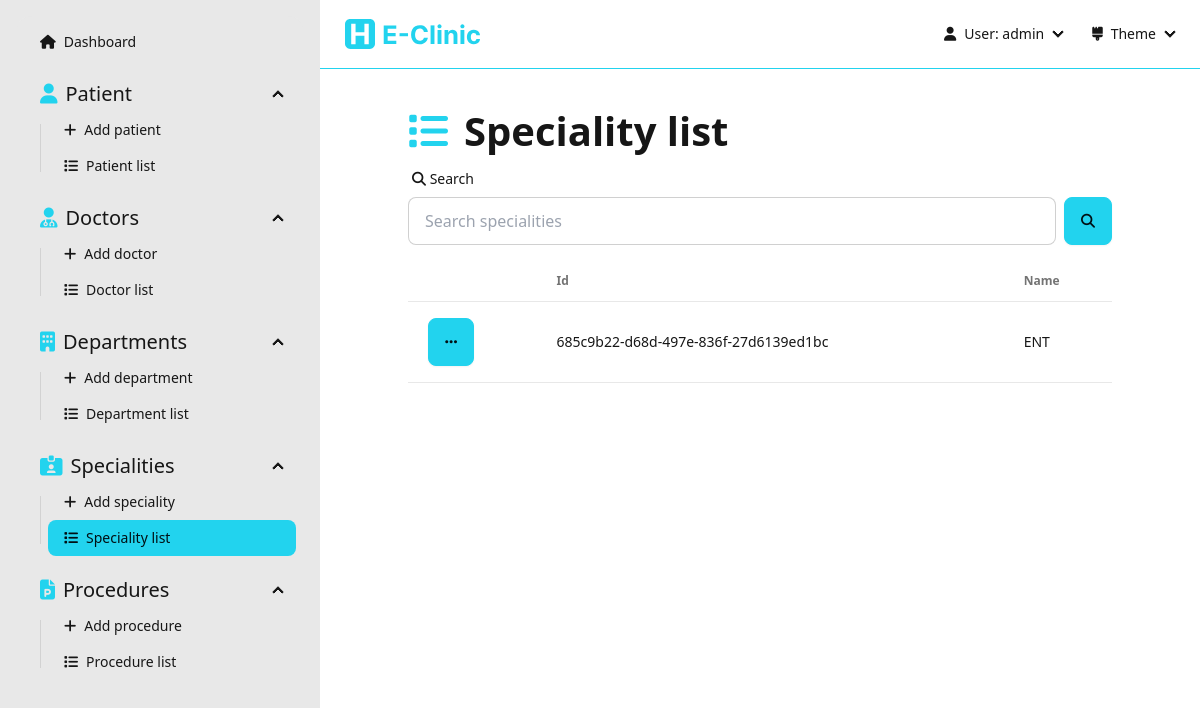
/dashboard/specialities (signed in), run on an earlier commit of the app's database.
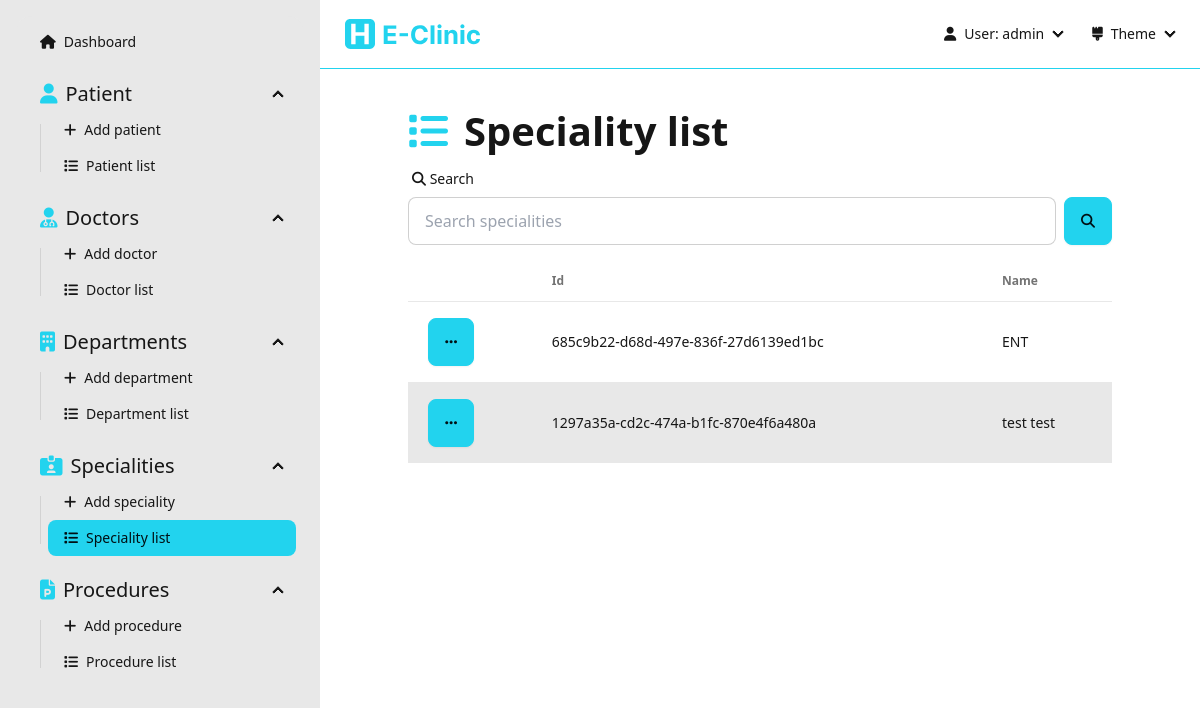
And on a later commit of the database.
### Dashboard/models.py (models this page shows)
class Speciality(models.Model):
  id = models.UUIDField(primary_key=True, default=uuid.uuid4, editable=False)
  name = models.CharField(max_length=256, null=False, unique=True)

### Dashboard/views/speciality.py (the view)
# urls.py: path('dashboard/specialities', speciality.specialityList, name='speciality-list'),
@login_required(login_url='sign-in')
def specialityList(request: HttpRequest):
  form = SearchForm(request.GET)
  specialities = []
  if form.is_valid():
    search = form.cleaned_data['search']
    specialities = Speciality.objects.filter(
      Q(name__icontains=search)
    )
  else:
    specialities = Speciality.objects.all()
  context = { 'specialities': specialities, 'form': form }
  return render(request, 'pages/speciality/speciality-list.html', context=context)

### Dashboard/forms.py
class SearchForm(forms.Form):
  search  = forms.CharField(required=False)

### Dashboard/templates/pages/speciality/speciality-list.html (shortened to what this page needs)
{% extends "layouts/dashboard.html" %}
{% load static %}
{% load widget_tweaks %}
{% block dashboard_content %}
  <div class="flex flex-1 flex-col items-center pb-[5rem]">
    <div class="flex flex-1 flex-col max-w-[90%] lg:max-w-[80%] justify-start w-full">
      <div class="text-[30pt] font-bold"><i class="fas fa-list text-primary mr-[1rem]"></i>Speciality list</div>
      <form action="" method="get" class="mb-[1rem]">
        <label class="form-control w-full">
          <div class="label">
            <span class="label-text"><i class="fas fa-search"></i> Search</span>
          </div>
          <div class="flex">
            {% render_field form.search placeholder="Search specialities" type="text" class+="input input-bordered w-full" %}
            <button class="btn btn-primary ml-[0.5rem]"><i class="fas fa-search"></i></button>
          </div>
        </label>
      </form>
      {% if specialities.count > 0 %}
      <div class="overflow-x-auto flex-1 flex items-start">
        <table class="table table-pin-rows table-pin-cols table-zebra">
          <thead>
            <tr>
              <td></td>
              <td>Id</td>
              <td>Name</td>
            </tr>
          </thead>
          <tbody>
            {% for speciality in specialities %}
              <tr>
                <td>
                  <div class="dropdown">
                    <div tabindex="0" role="button" class="btn btn-primary m-1"><i class="fas fa-ellipsis"></i></div>
                  </div>
                </td>
                <td>{{speciality.id}}</td>
                <td>{{speciality.name}}</td>
              </tr>
            {% endfor %}
          </tbody>
        </table>
      </div>
      {% else %}
        <div class="flex flex-1 flex-col justify-center items-center h-full w-full">
          <img class="h-[30%]" src="{% static "assets/empty-list.svg" %}" alt="empty-list">
          <div class="text-[20pt]">The list is empty</div>
        </div>
      {% endif %}
    </div>
  </div>
{% endblock dashboard_content %}

What changed in the data, as far as the page shows it:
added Speciality: id "1297a35a-cd2c-474a-b1fc-870e4f6a480a", name "test test"
